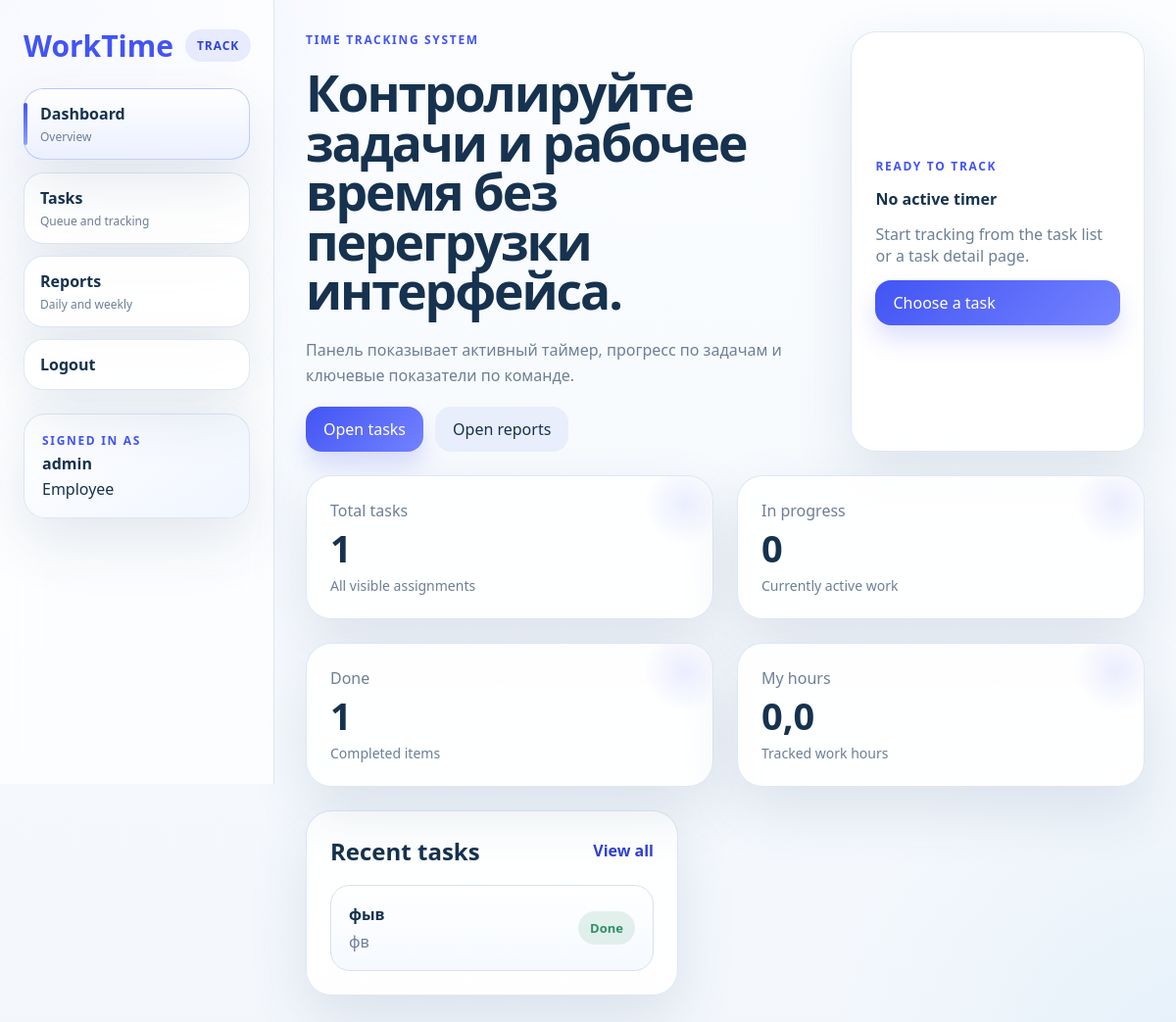
The page / (signed in) on the database its author committed.
### users/models.py (models this page shows, shortened)
class User(AbstractUser):
    class Roles(models.TextChoices):
        EMPLOYEE = "employee", "Employee"
        MANAGER = "manager", "Manager"
    email = models.EmailField(unique=True)
    role = models.CharField(max_length=20, choices=Roles.choices, default=Roles.EMPLOYEE)

### tasks/models.py (models this page shows, shortened)
class Task(models.Model):
    class Status(models.TextChoices):
        TODO = "todo", "To do"
        IN_PROGRESS = "in_progress", "In progress"
        DONE = "done", "Done"
    title = models.CharField(max_length=255)
    description = models.TextField(blank=True)
    created_by = models.ForeignKey(
        settings.AUTH_USER_MODEL,
        on_delete=models.CASCADE,
        related_name="created_tasks",
    )
    assigned_to = models.ForeignKey(
        settings.AUTH_USER_MODEL,
        on_delete=models.CASCADE,
        related_name="assigned_tasks",
    )
    status = models.CharField(max_length=20, choices=Status.choices, default=Status.TODO)
    created_at = models.DateTimeField(auto_now_add=True)
    class Meta:
        ordering = ["-created_at"]

### users/views.py (the view)
# urls.py: path("", DashboardView.as_view(), name="dashboard"),
class DashboardView(LoginRequiredMixin, TemplateView):
    template_name = "dashboard.html"
    def get_context_data(self, **kwargs):
        context = super().get_context_data(**kwargs)
        user = self.request.user
        task_filter = Q()
        if user.role != User.Roles.MANAGER:
            task_filter = Q(created_by=user) | Q(assigned_to=user)
        tasks = Task.objects.filter(task_filter).select_related("assigned_to", "created_by")
        task_stats = tasks.aggregate(
            tasks_total=Count("id"),
            tasks_in_progress=Count("id", filter=Q(status=Task.Status.IN_PROGRESS)),
            tasks_done=Count("id", filter=Q(status=Task.Status.DONE)),
        )
        duration_expr = ExpressionWrapper(F("end_time") - F("start_time"), output_field=DurationField())
        total_duration = (
            TimeEntry.objects.filter(user=user, end_time__isnull=False)
            .annotate(duration=duration_expr)
            .aggregate(total=Sum("duration"))["total"]
        )
        hours_logged = round(total_duration.total_seconds() / 3600, 1) if total_duration else 0.0
        context["stats"] = {**task_stats, "hours_logged": hours_logged}
        context["recent_tasks"] = tasks[:5]
        context["active_entry"] = TimeEntry.objects.filter(user=user, end_time__isnull=True).select_related("task").first()
        context["team_overview"] = (
            User.objects.annotate(task_count=Count("assigned_tasks"))
            if user.role == User.Roles.MANAGER
            else []
        )
        return context

### tracking/context_processors.py (called while the page is built)
def active_timer(request):
    if not getattr(request, "user", None) or not request.user.is_authenticated:
        return {"global_active_entry": None}
    entry = TimeEntry.objects.filter(user=request.user, end_time__isnull=True).select_related("task").first()
    return {"global_active_entry": entry}

### templates/dashboard.html (shortened to what this page needs)
{% extends "base.html" %}
{% block content %}
<section class="hero">
    <div class="hero-copy">
        <span class="eyebrow">Time Tracking System</span>
        <h1>Контролируйте задачи и рабочее время без перегрузки интерфейса.</h1>
        <p>Панель показывает активный таймер, прогресс по задачам и ключевые показатели по команде.</p>
        <div class="hero-actions">
            <a class="button" href="{% url 'task-list' %}">Open tasks</a>
            <a class="button secondary" href="{% url 'reports' %}">Open reports</a>
        </div>
    </div>
    {% if active_entry %}
        <div class="hero-timer timer-card" data-start-time="{{ active_entry.start_time|date:'c' }}">
            <span class="eyebrow">Active timer</span>
            <strong>{{ active_entry.task.title }}</strong>
            <div class="timer-value" data-timer-display>{{ active_entry.duration }}</div>
            <button class="button danger timer-action" data-action="stop" data-task-id="{{ active_entry.task_id }}">Stop</button>
        </div>
    {% else %}
        <div class="hero-timer hero-empty">
            <span class="eyebrow">Ready to track</span>
            <strong>No active timer</strong>
            <p>Start tracking from the task list or a task detail page.</p>
            <a class="button" href="{% url 'task-list' %}">Choose a task</a>
        </div>
    {% endif %}
</section>
<section class="stats-grid">
    <article class="stat-card"><span>Total tasks</span><strong>{{ stats.tasks_total }}</strong><p>All visible assignments</p></article>
    <article class="stat-card"><span>In progress</span><strong>{{ stats.tasks_in_progress }}</strong><p>Currently active work</p></article>
    <article class="stat-card"><span>Done</span><strong>{{ stats.tasks_done }}</strong><p>Completed items</p></article>
    <article class="stat-card"><span>My hours</span><strong>{{ stats.hours_logged }}</strong><p>Tracked work hours</p></article>
</section>
<section class="content-grid">
    <article class="panel">
        <div class="panel-header">
            <h2>Recent tasks</h2>
            <a href="{% url 'task-list' %}">View all</a>
        </div>
        <div class="task-stack">
            {% for task in recent_tasks %}
                <a class="task-row" data-status="{{ task.status }}" href="{% url 'task-detail' task.pk %}">
                    <div>
                        <strong>{{ task.title }}</strong>
                        <p>{{ task.description|default:"No description" }}</p>
                    </div>
                    <span class="badge status-badge">{{ task.get_status_display }}</span>
                </a>
            {% empty %}
                <p class="empty-state">Tasks will appear here after creation.</p>
            {% endfor %}
        </div>
    </article>
</section>
{% endblock %}

### templates/base.html (shortened to what this page needs)
{% load static %}
<!DOCTYPE html>
<html lang="ru">
<head>
    <link rel="stylesheet" href="{% static 'css/app.css' %}">
</head>
<body class="{% if request.user.is_authenticated %}app-body{% else %}auth-body{% endif %}">
    <div class="shell">
        {% if request.user.is_authenticated %}
            <aside class="sidebar" id="app-sidebar">
                <div class="sidebar-head">
                    <a class="brand" href="{% url 'dashboard' %}">WorkTime</a>
                    <span class="brand-mark">Track</span>
                </div>
                <nav class="nav">
                    <a class="nav-link {% if request.resolver_match.url_name == 'dashboard' %}is-active{% endif %}" href="{% url 'dashboard' %}">
                        <span>Dashboard</span>
                        <small>Overview</small>
                    </a>
                    <a class="nav-link {% if request.resolver_match.url_name == 'task-list' or request.resolver_match.url_name == 'task-detail' %}is-active{% endif %}" href="{% url 'task-list' %}">
                        <span>Tasks</span>
                        <small>Queue and tracking</small>
                    </a>
                    <a class="nav-link {% if request.resolver_match.url_name == 'reports' %}is-active{% endif %}" href="{% url 'reports' %}">
                        <span>Reports</span>
                        <small>Daily and weekly</small>
                    </a>
                    <form method="post" action="{% url 'logout' %}">
                        <button class="nav-button" type="submit">Logout</button>
                    </form>
                </nav>
                <div class="sidebar-card">
                    <div class="eyebrow">Signed in as</div>
                    <strong>{{ request.user.username }}</strong>
                    <span>{{ request.user.get_role_display }}</span>
                </div>
            </aside>
        {% endif %}
        <main class="main {% if not request.user.is_authenticated %}main-auth{% endif %}">
            {% block content %}{% endblock %}
        </main>
    </div>
</body>
</html>

### rows shown on the page
User: user.username "admin", user.role "Employee"
Task: title "фыв", description "фв", status "Done"

### other values the page prints
{{ stats.tasks_total }} "1"
{{ stats.tasks_in_progress }} "0"
{{ stats.tasks_done }} "1"
{{ stats.hours_logged }} "0,0"
